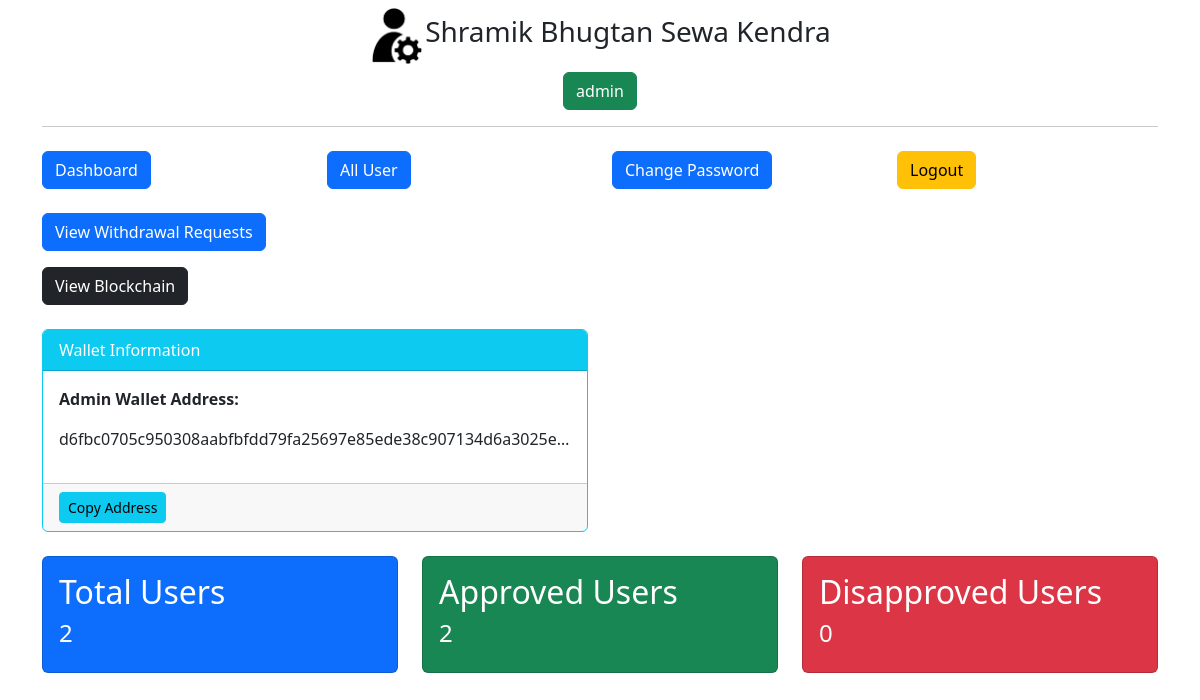
The app's page /admin/dashboard (signed in) with its own data.
### main.py (models this page shows, shortened)
class Admin(db.Model):
    id = db.Column(db.Integer, primary_key=True)
    username = db.Column(db.String(255), nullable=False)
    password = db.Column(db.String(255), nullable=False)
    wallet_address = db.Column(db.String(255), unique=True, nullable=False)  # New column

### main.py (the view)
@app.route('/admin/dashboard')
def adminDashboard():
    if not session.get('admin_id'):
        return redirect('/admin/')
    totalUser=User.query.count()
    totalApprove=User.query.filter_by(status=1).count()
    NotTotalApprove=User.query.filter_by(status=0).count()
    admin = Admin.query.get_or_404(session['admin_id'])
    return render_template('admin/dashboard.html', title="Admin Dashboard", totalUser=totalUser, totalApprove=totalApprove, NotTotalApprove=NotTotalApprove, admin=admin)

### templates/admin/dashboard.html
{% extends 'admin/layout.html' %}
{% block content %}
<div class="container">
    {% include 'admin/navbar.html' %}
</div>
<div class="container mt-4">
    <div class="row">
        <div class="col-lg-4 col-md-6 mb-4">
            <div class="card bg-primary text-white h-100">
                <div class="card-body d-flex flex-column justify-content-between">
                    <h2 class="card-title">Total Users</h2>
                    <h4>{{ totalUser }}</h4>
                </div>
            </div>
        </div>
        <div class="col-lg-4 col-md-6 mb-4">
            <div class="card bg-success text-white h-100">
                <div class="card-body d-flex flex-column justify-content-between">
                    <h2 class="card-title">Approved Users</h2>
                    <h4>{{ totalApprove }}</h4>
                </div>
            </div>
        </div>
        <div class="col-lg-4 col-md-6 mb-4">
            <div class="card bg-danger text-white h-100">
                <div class="card-body d-flex flex-column justify-content-between">
                    <h2 class="card-title">Disapproved Users</h2>
                    <h4>{{ NotTotalApprove }}</h4>
                </div>
            </div>
        </div>
    </div>
</div>
{% endblock content %}

### templates/admin/layout.html (shortened to what this page needs)
<!DOCTYPE html>
<html lang="en">
    <head>
        <link href="https://cdn.jsdelivr.net/npm/bootstrap@5.3.2/dist/css/bootstrap.min.css" rel="stylesheet">
    </head>
    <body>
        <div class="container my-2">
            <div class="d-flex justify-content-center align-items-center">
                <img style="width: 5%;"
                    alt="">
                <h3>
                    Shramik Bhugtan Sewa Kendra
                </h3>
            </div>
            <div class="my-2 text-center">
                {% if session.admin_name %}
                <button class="btn btn-success">{{session.admin_name}}</button>
                {% endif %}
            </div>
            <hr>
        </div>
        {% block content %} {% endblock content %}
    </body>
</html>

### templates/admin/navbar.html (shortened to what this page needs)
<div class="row d-flex justify-content-center">
    <div class="col-lg-3 col-md-6 my-2">
        <a href="/admin/dashboard" class="btn btn-primary btn-block">Dashboard</a>
    </div>
    <div class="col-lg-3 col-md-6 my-2">
        <a href="/admin/get-all-user" class="btn btn-primary btn-block">All User</a>
    </div>
    <div class="col-lg-3 col-md-6 my-2">
        <a href="/admin/change-admin-password" class="btn btn-primary btn-block">Change Password</a>
    </div>
    <div class="col-lg-3 col-md-6 my-2">
        <a href="/admin/logout" class="btn btn-warning btn-block">Logout</a>
    </div>
</div>
<div class="my-3">
    <a href="{{ url_for('admin_withdrawal_requests') }}" class="btn btn-primary">View Withdrawal Requests</a>
</div>
<div class="my-3">
    <a href="/blockchain" class="btn btn-dark">View Blockchain</a>
</div>
<div class="row d-flex justify-content-left mt-4">
    <div class="col-12 col-md-8 col-lg-6">
        <div class="card border-info">
            <div class="card-header bg-info text-white">
                Wallet Information
            </div>
            <div class="card-body">
                <p class="card-text"><strong>Admin Wallet Address:</strong></p>
                <p class="text-center font-weight-bold overflow-hidden text-truncate">{{ admin.wallet_address }}</p>
            </div>
            <div class="card-footer">
                <button class="btn btn-info btn-sm copy-btn" onclick="copyToClipboard('{{ admin.wallet_address }}')">Copy Address</button>
            </div>
        </div>
    </div>
</div>

### records on screen
Admin: admin_name "admin", wallet_address "d6fbc0705c950308aabfbfdd79fa25697e85ede38c907134d6a3025e…"

### other values on screen
{{ totalUser }} "2"
{{ totalApprove }} "2"
{{ NotTotalApprove }} "0"
